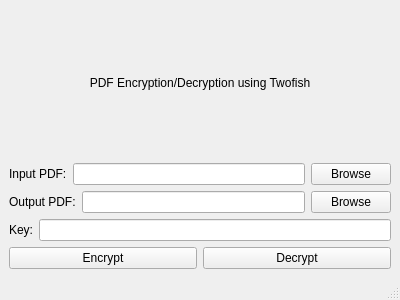
<?xml version="1.0" encoding="UTF-8"?>
<ui version="4.0">
 <class>MainWindow</class>
 <widget class="QMainWindow" name="MainWindow">
  <property name="geometry">
   <rect>
    <x>0</x>
    <y>0</y>
    <width>400</width>
    <height>300</height>
   </rect>
  </property>
  <property name="windowTitle">
   <string>Twofish PDF Encryptor</string>
  </property>
  <widget class="QWidget" name="centralwidget">
   <layout class="QVBoxLayout" name="verticalLayout">
    <item>
     <widget class="QLabel" name="label">
      <property name="text">
       <string>PDF Encryption/Decryption using Twofish</string>
      </property>
      <property name="alignment">
       <set>Qt::AlignCenter</set>
      </property>
     </widget>
    </item>
    <item>
     <layout class="QHBoxLayout" name="horizontalLayout">
      <item>
       <widget class="QLabel" name="inputLabel">
        <property name="text">
         <string>Input PDF:</string>
        </property>
       </widget>
      </item>
      <item>
       <widget class="QLineEdit" name="inputLineEdit">
        <property name="readOnly">
         <bool>true</bool>
        </property>
       </widget>
      </item>
      <item>
       <widget class="QPushButton" name="selectInputButton">
        <property name="text">
         <string>Browse</string>
        </property>
       </widget>
      </item>
     </layout>
    </item>
    <item>
     <layout class="QHBoxLayout" name="horizontalLayout_2">
      <item>
       <widget class="QLabel" name="outputLabel">
        <property name="text">
         <string>Output PDF:</string>
        </property>
       </widget>
      </item>
      <item>
       <widget class="QLineEdit" name="outputLineEdit">
        <property name="readOnly">
         <bool>true</bool>
        </property>
       </widget>
      </item>
      <item>
       <widget class="QPushButton" name="selectOutputButton">
        <property name="text">
         <string>Browse</string>
        </property>
       </widget>
      </item>
     </layout>
    </item>
    <item>
     <layout class="QHBoxLayout" name="horizontalLayout_3">
      <item>
       <widget class="QLabel" name="keyLabel">
        <property name="text">
         <string>Key:</string>
        </property>
       </widget>
      </item>
      <item>
       <widget class="QLineEdit" name="keyLineEdit">
        <property name="echoMode">
         <enum>QLineEdit::Password</enum>
        </property>
       </widget>
      </item>
     </layout>
    </item>
    <item>
     <layout class="QHBoxLayout" name="horizontalLayout_4">
      <item>
       <widget class="QPushButton" name="encryptButton">
        <property name="text">
         <string>Encrypt</string>
        </property>
       </widget>
      </item>
      <item>
       <widget class="QPushButton" name="decryptButton">
        <property name="text">
         <string>Decrypt</string>
        </property>
       </widget>
      </item>
     </layout>
    </item>
   </layout>
  </widget>
  <widget class="QMenuBar" name="menubar">
   <property name="geometry">
    <rect>
     <x>0</x>
     <y>0</y>
     <width>400</width>
     <height>22</height>
    </rect>
   </property>
  </widget>
  <widget class="QStatusBar" name="statusbar"/>
 </widget>
 <resources/>
 <connections/>
</ui>
